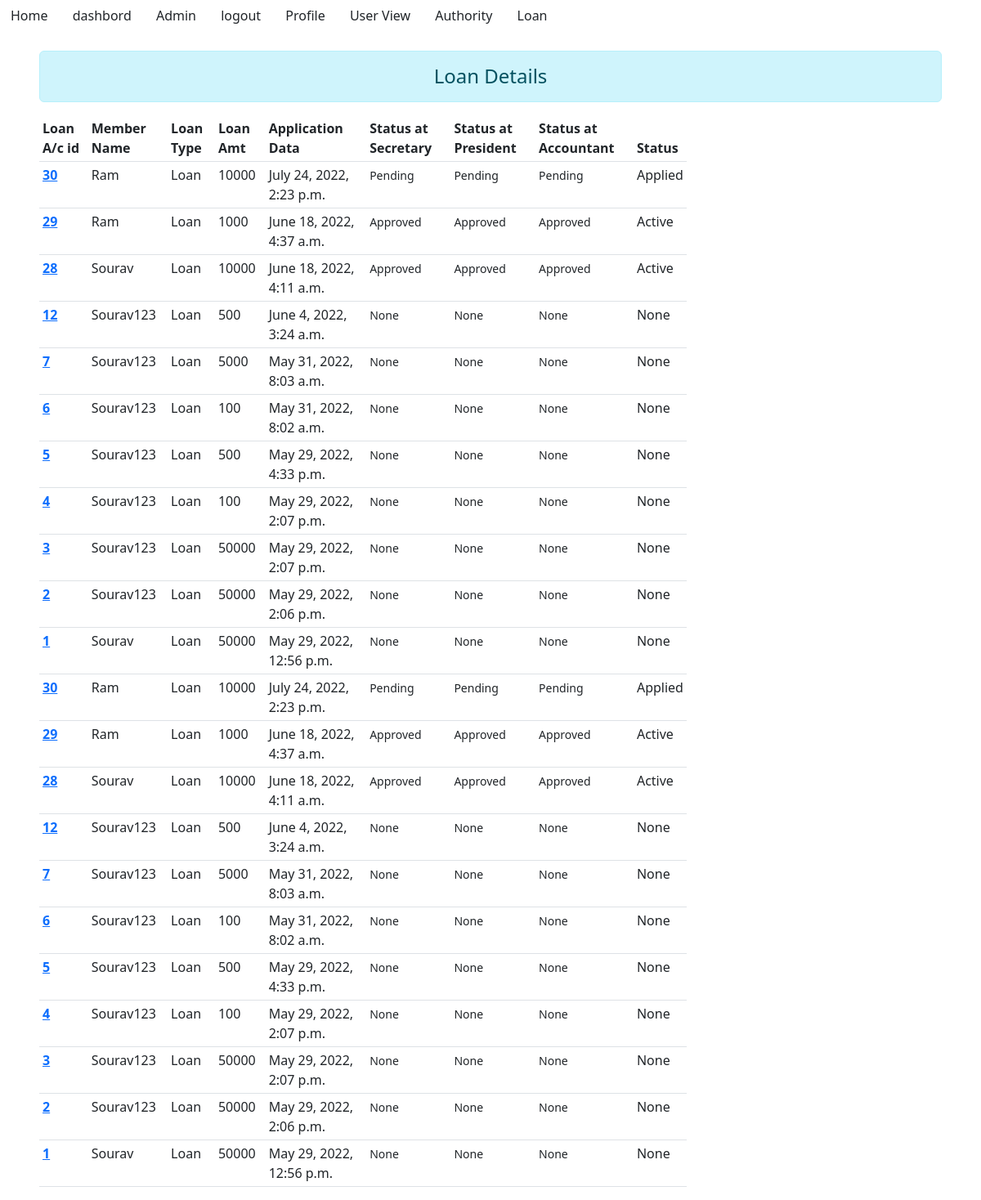
Screenshot of /loan/ (signed in) with the database file from the repository.
### account/models.py (models this page shows, shortened)
class Loan(models.Model):
    member = models.ForeignKey(User, on_delete=models.PROTECT)
    intrest_rate = models.ForeignKey(LoanIntrest, on_delete=models.PROTECT)
    loan_amount = models.PositiveIntegerField(null=True, blank=True)
    application_Date = models.DateTimeField(auto_now_add=True)
    last_modified = models.DateTimeField(auto_now=True)
    status_secretary = models.CharField(
        max_length=10, choices=Action, default="Pending", null=True, blank=True)
    status_president = models.CharField(
        max_length=10, choices=Action, default="Pending", null=True, blank=True)
    status_accountant = models.CharField(
        max_length=10, choices=Action, default="Pending", null=True, blank=True)
    approve = models.CharField(
        max_length=10, choices=Status, default="Applied", null=True, blank=True)

class LoanIntrest(models.Model):
    intrest_rate = models.PositiveIntegerField(null=True, blank=True)
    Tag = models.CharField(max_length=10, null=True, blank=True)
    def __str__(self):
        return self.Tag

### commitee/decorators.py (the view)
		def wrapper_func(request, *args, **kwargs):
			group = None
			if request.user.groups.exists():
				group = request.user.groups.all()[0].name
			if group in allowed_roles:
				return view_func(request, *args, **kwargs)
			else:
				messages.warning(request,'You are not authorized to view this page')
				return HttpResponseRedirect('/')

### template/account/loan.html (shortened to what this page needs)
{% extends 'commitee/base2.html' %} {% block content %}
<h4 class="text-center alert alert-info mx-5">Loan Details</h4>
<div class="row">
    <div class="col col-md-8 mx-5 ">
        {% if loans or loan1 %}
        <table class="table table-hover table-sm table-responsive table-border">
            <thead>
                <tr>
                    <th scope="col">Loan A/c id</th>
                    <th scope="col">Member Name</th>
                    <th scope="col">Loan Type</th>
                    <th scope="col">Loan Amt</th>
                    <th scope="col">Application Data</th>
                    <th scope="col">Status at Secretary</th>
                    <th scope="col">Status at President</th>
                    <th scope="col">Status at Accountant</th>
                    <th scope="col">Status</th>
                </tr>
            </thead>
            <tbody>
                {% for loan in loans %}
                <tr>
                    <th scope="row"><a href="{% url 'loan_details' loan.id %}" class="link">{{loan.id}}</a></th>
                    <td>{{loan.member}}</td>
                    <td>{{loan.intrest_rate}}</td>
                    <td>{{loan.loan_amount}}</td>
                    <td>{{loan.application_Date}}</td>
                    <td>
                        <small>{{loan.status_secretary}}
                        </small>
                    </td>
                    <td>
                        <small>{{loan.status_president}}
                        </small>
                    </td>
                    <td>
                        <small>{{loan.status_accountant}}
                        </small>
                    </td>
                    <td>{{loan.approve}}</td>
                </tr>
                {% endfor %}
                {% for loan in loan1 %}
                <tr>
                    <th scope="row"><a href="{% url 'loan_details' loan.id %}" class="link">{{loan.id}}</a></th>
                    <td>{{loan.member}}</td>
                    <td>{{loan.intrest_rate}}</td>
                    <td>{{loan.loan_amount}}</td>
                    <td>{{loan.application_Date}}</td>
                    <td>
                        <small>
                            {{loan.status_secretary}}
                        </small>
                    </td>
                    <td>
                        <small>
                            {{loan.status_president}}
                        </small>
                    </td>
                    <td>
                        <small>
                            {{loan.status_accountant}}
                        </small>
                    </td>
                    <td>{{loan.approve}}</td>
                </tr>
                {% endfor %}
            </tbody>
        </table>
        {% else %}
        <h4 class="text-center alert alert-warning">No User Account</h4>
        {% endif %}
    </div>
</div>
{% endblock %}

### template/commitee/Base2.html (shortened to what this page needs)
{% load static %}
<!DOCTYPE html>
<html lang="en">
<head>
    <link rel="stylesheet" type="text/css" href="{% static 'css/bootstrap.css' %}">
</head>
<body bgcolor="lightblue">
    <a class="btn" href="/">Home</a>
    <a class="btn" href="/dashbord/">dashbord</a>
    <a class="btn" href="/admin/">Admin</a>
    <a class="btn" href="/logout/">logout</a>
    <a class="btn" href="/profile/">Profile</a>
    <a class="btn" href="/user_view/">User View</a>
    <a class="btn" href="/authority/">Authority</a>
    <a class="btn" href="/loan/">Loan</a>
    <center>
    <br>
    </center>
    {% block content %} {% endblock %}
</body>
</html>

### rows the page displays
Loan: id "30", member "Ram", intrest_rate "Loan", loan_amount "10000", application_Date "July 24, 2022, 2:23 p.m.", status_secretary "Pending", status_president "Pending", status_accountant "Pending", approve "Applied"
Loan: id "29", member "Ram", intrest_rate "Loan", loan_amount "1000", application_Date "June 18, 2022, 4:37 a.m.", status_secretary "Approved", status_president "Approved", status_accountant "Approved", approve "Active"
Loan: id "28", member "Sourav", intrest_rate "Loan", loan_amount "10000", application_Date "June 18, 2022, 4:11 a.m.", status_secretary "Approved", status_president "Approved", status_accountant "Approved", approve "Active"
Loan: id "12", member "Sourav123", intrest_rate "Loan", loan_amount "500", application_Date "June 4, 2022, 3:24 a.m.", status_secretary "None", status_president "None", status_accountant "None", approve "None"
Loan: id "7", member "Sourav123", intrest_rate "Loan", loan_amount "5000", application_Date "May 31, 2022, 8:03 a.m.", status_secretary "None", status_president "None", status_accountant "None", approve "None"
Loan: id "6", member "Sourav123", intrest_rate "Loan", loan_amount "100", application_Date "May 31, 2022, 8:02 a.m.", status_secretary "None", status_president "None", status_accountant "None", approve "None"
Loan: id "5", member "Sourav123", intrest_rate "Loan", loan_amount "500", application_Date "May 29, 2022, 4:33 p.m.", status_secretary "None", status_president "None", status_accountant "None", approve "None"
Loan: id "4", member "Sourav123", intrest_rate "Loan", loan_amount "100", application_Date "May 29, 2022, 2:07 p.m.", status_secretary "None", status_president "None", status_accountant "None", approve "None"
Loan: id "3", member "Sourav123", intrest_rate "Loan", loan_amount "50000", application_Date "May 29, 2022, 2:07 p.m.", status_secretary "None", status_president "None", status_accountant "None", approve "None"
Loan: id "2", member "Sourav123", intrest_rate "Loan", loan_amount "50000", application_Date "May 29, 2022, 2:06 p.m.", status_secretary "None", status_president "None", status_accountant "None", approve "None"
Loan: id "1", member "Sourav", intrest_rate "Loan", loan_amount "50000", application_Date "May 29, 2022, 12:56 p.m.", status_secretary "None", status_president "None", status_accountant "None", approve "None"
